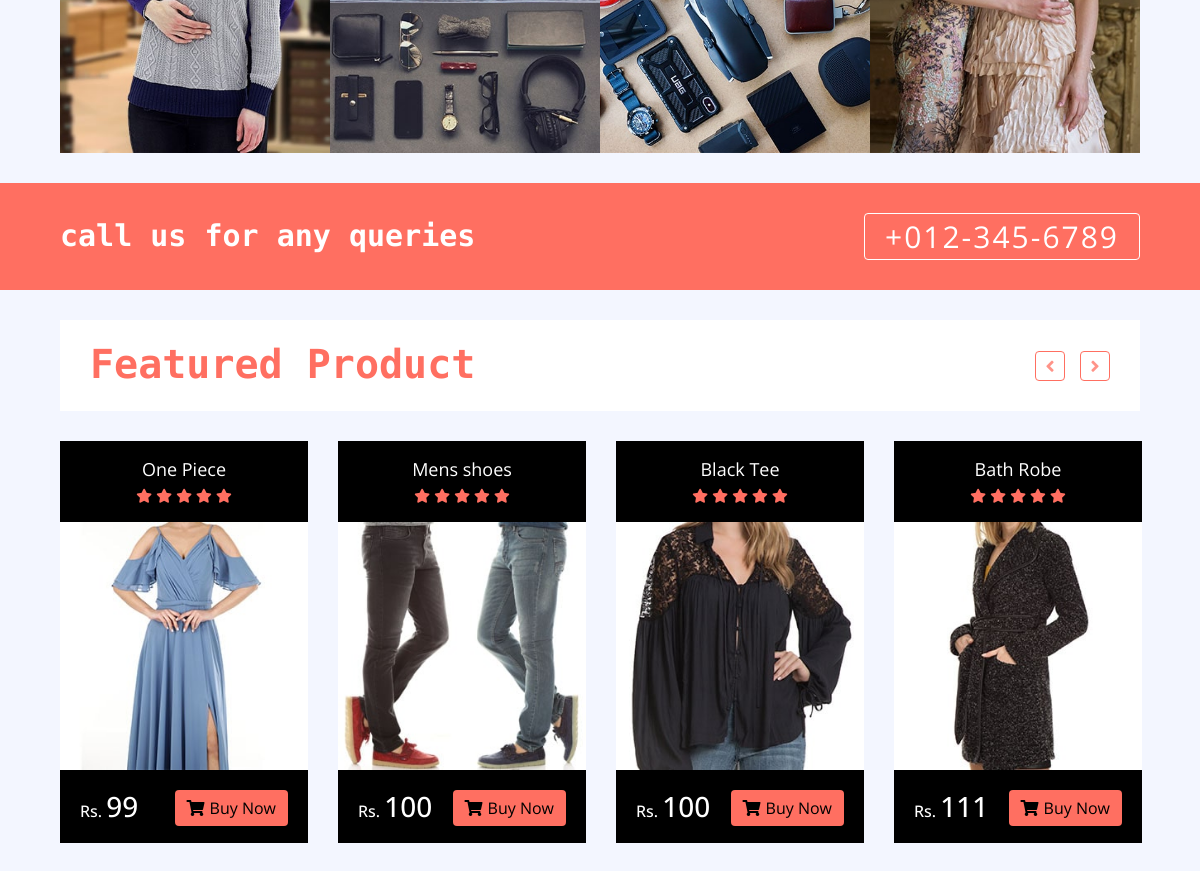
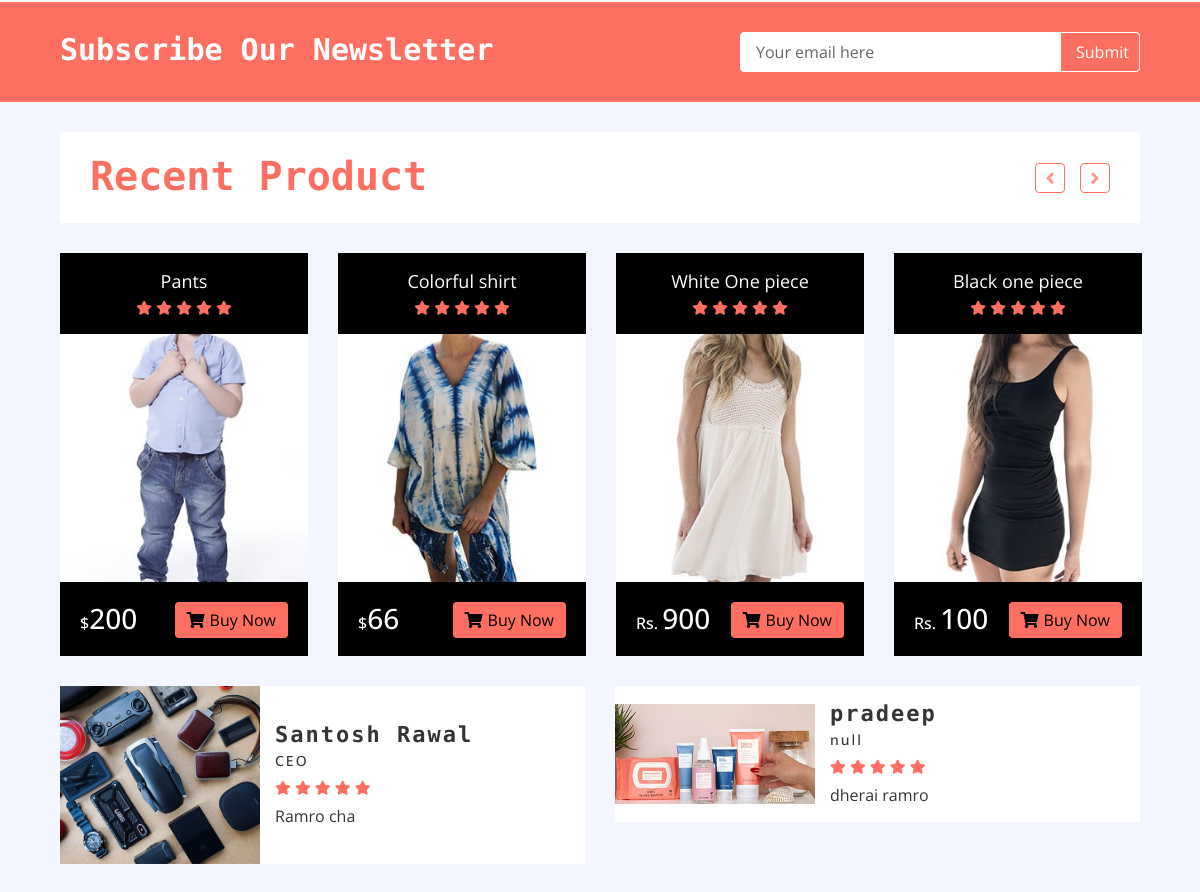
The app's page / (middle part), older data (2 pictures, top to bottom).
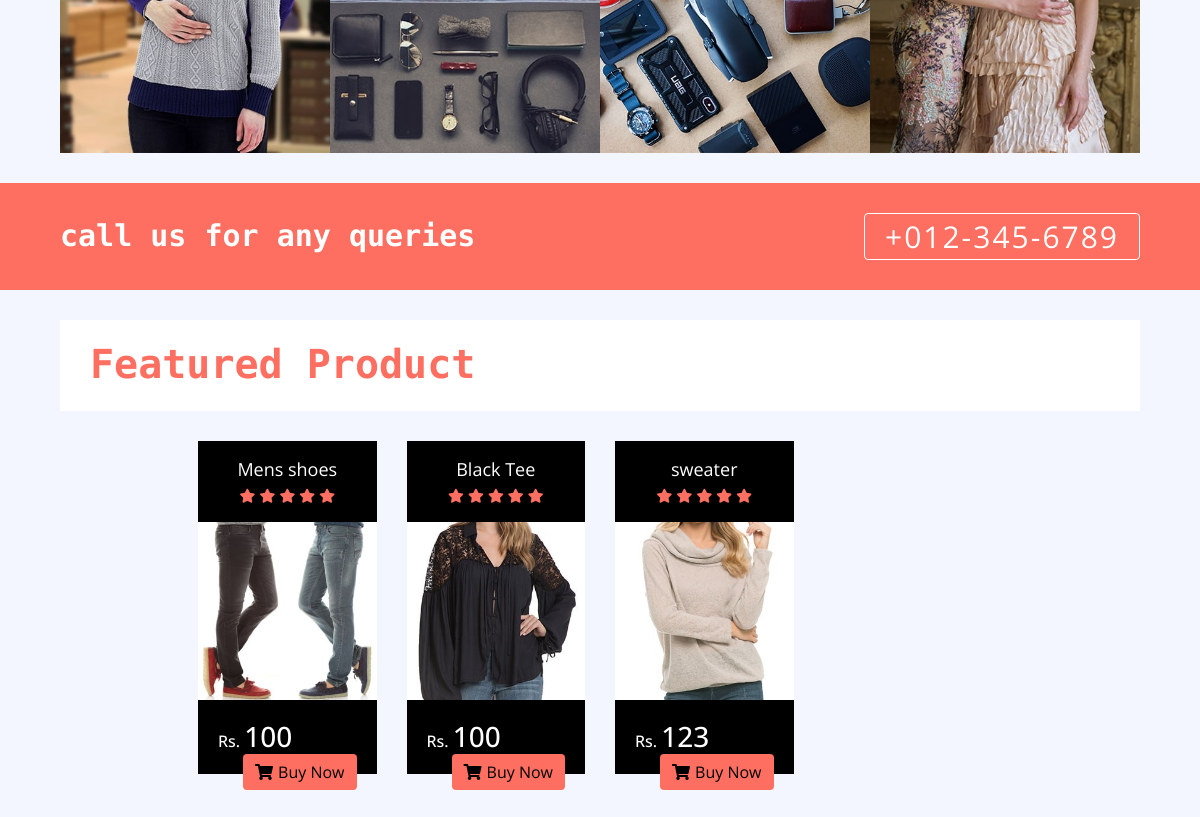
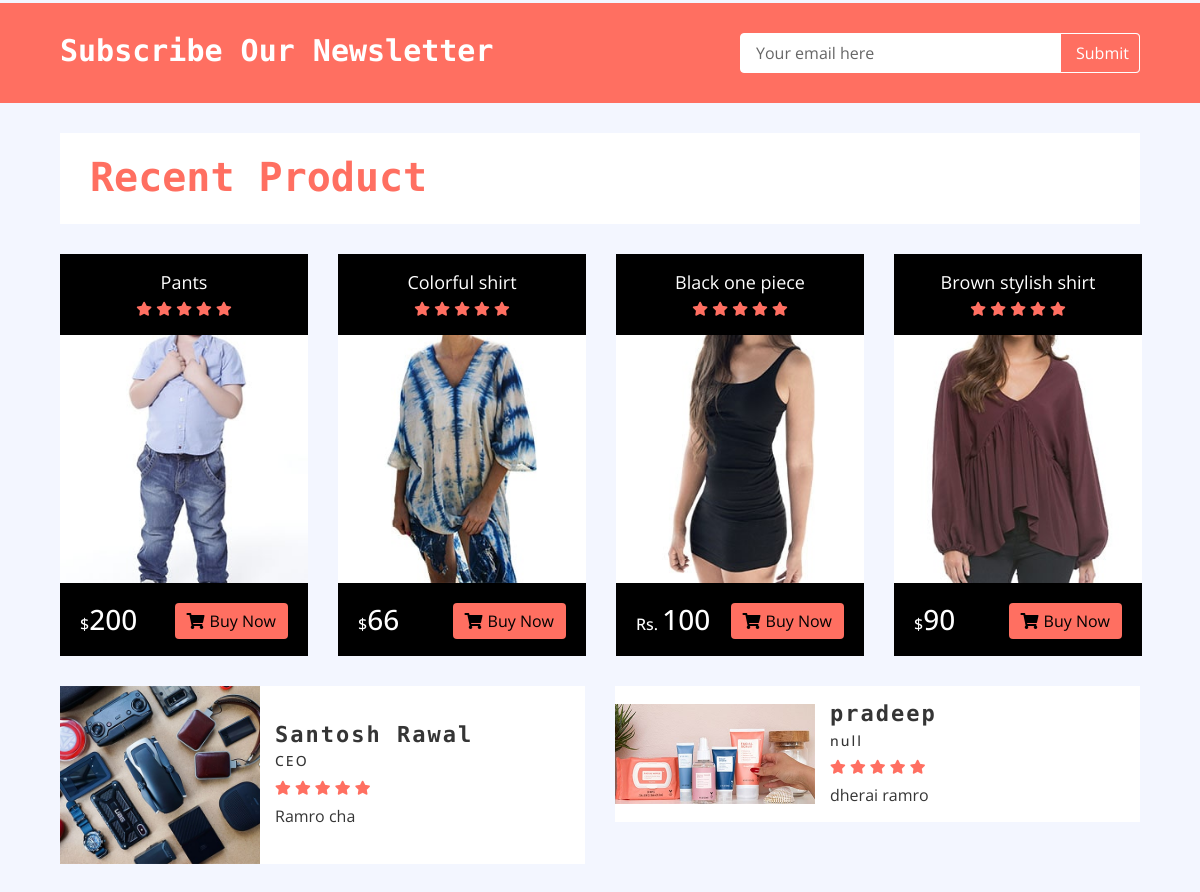
The same page, newer data (2 pictures, top to bottom).
### home/models.py (models this page shows, shortened)
class Product(models.Model):
    name = models.CharField(max_length=300)
    price = models.IntegerField()
    discounted_price = models.IntegerField(default=0)
    category = models.ForeignKey(Category, on_delete=models.CASCADE)
    brand = models.ForeignKey(Brand, on_delete=models.CASCADE)
    image = models.ImageField(upload_to='media')
    desription = models.TextField(blank=True)
    specification = models.TextField(blank=True)
    stock = models.CharField(choices=STOCK, max_length=50)
    labels = models.CharField(choices=LABELS, max_length=50, blank=True)
    slug = models.CharField(max_length=500, default="")

class CustomerReview(models.Model):
    name = models.CharField(max_length=300)
    post = models.CharField(max_length=300)
    comment = models.TextField(blank=True)
    image = models.ImageField(upload_to='media')

### home/views.py (the view)
# urls.py: path('', HomeView.as_view(), name='home'),
class HomeView(Base):
    def get(self, request):
        self.views['categories'] = Category.objects.all()
        self.views['brands'] = Brand.objects.all()
        self.views['sliders'] = Slider.objects.all()
        self.views['reviews'] = CustomerReview.objects.all()
        self.views['hots'] = Product.objects.filter(labels='hot')
        self.views['news'] = Product.objects.filter(labels='new')
        self.views['count_cart'] = Cart.objects.filter(username=request.user.username, checkout=False).count()
        return render(request, 'index.html', self.views)

### templates/index.html (shortened to what the changed rows need)
{% extends 'base.html' %}
{% load static %}
{% block content %}
        <div class="call-to-action">
            <div class="container-fluid">
                <div class="row align-items-center">
                    <div class="col-md-6">
                        <h1>call us for any queries</h1>
                    </div>
                </div>
            </div>
        </div>
        <div class="featured-product product">
            <div class="container-fluid">
                <div class="section-header">
                    <h1>Featured Product</h1>
                </div>
                <div class="row align-items-center product-slider product-slider-4">
                    {% for hot in hots %}
                    <div class="col-lg-3">
                        <div class="product-item">
                            <div class="product-title">
                                <a href="/product/{{hot.slug}}">{{hot.name}}</a>
                                <div class="ratting">
                                    <i class="fa fa-star"></i>
                                    <i class="fa fa-star"></i>
                                    <i class="fa fa-star"></i>
                                    <i class="fa fa-star"></i>
                                    <i class="fa fa-star"></i>
                                </div>
                            </div>
                            <div class="product-image">
                                <a href="product-detail.html">
                                    <img src="{{hot.image.url}}" alt="Product Image">
                                </a>
                            </div>
                            <div class="product-price">
                                {% if hot.discounted_price > 0 %}
                                <h3><span>Rs. </span>{{hot.discounted_price}}</h3>
                                {% else %}
                                <h3><span>Rs. </span>{{hot.price}}</h3>
                                {% endif %}
                                <a class="btn" href="/add_to_cart/{{hot.slug}}"><i class="fa fa-shopping-cart"></i>Buy Now</a>
                            </div>
                        </div>
                    </div>
                    {% endfor %}
                </div>
            </div>
        </div>
        <div class="newsletter">
            <div class="container-fluid">
                <div class="row">
                    <div class="col-md-6">
                        <h1>Subscribe Our Newsletter</h1>
                    </div>
                </div>
            </div>
        </div>
        <div class="recent-product product">
            <div class="container-fluid">
                <div class="section-header">
                    <h1>Recent Product</h1>
                </div>
                <div class="row align-items-center product-slider product-slider-4">
                    {% for  new in news %}
                    <div class="col-lg-3">
                        <div class="product-item">
                            <div class="product-title">
                                <a href="/product/{{new.slug}}">{{new.name}}</a>
                                <div class="ratting">
                                    <i class="fa fa-star"></i>
                                    <i class="fa fa-star"></i>
                                    <i class="fa fa-star"></i>
                                    <i class="fa fa-star"></i>
                                    <i class="fa fa-star"></i>
                                </div>
                            </div>
                            <div class="product-image">
                                <a href="product-detail.html">
                                    <img src="{{new.image.url}}" alt="Product Image">
                                </a>
                            </div>
                            <div class="product-price">
                                {% if new.discounted_price > 0 %}
                                <h3><span>Rs. </span>{{new.discounted_price}}</h3>
                                {% else %}
                                <h3><span>$</span>{{new.price}}</h3>
                                {% endif %}
                                <a class="btn" href="/add_to_cart/{{new.slug}}"><i class="fa fa-shopping-cart"></i>Buy Now</a>
                            </div>
                        </div>
                    </div>
                   {% endfor %}
                </div>
            </div>
        </div>
        <div class="review">
            <div class="container-fluid">
                <div class="row align-items-center review-slider normal-slider">
                    {% for review in reviews %}
                    <div class="col-md-6">
                        <div class="review-slider-item">
                            <div class="review-img">
                                <img src="{{review.image.url}}" alt="Image">
                            </div>
                            <div class="review-text">
                                <h2>{{review.name}}</h2>
                                <h3>{{review.post}}</h3>
                                <div class="ratting">
                                    <i class="fa fa-star"></i>
                                    <i class="fa fa-star"></i>
                                    <i class="fa fa-star"></i>
                                    <i class="fa fa-star"></i>
                                    <i class="fa fa-star"></i>
                                </div>
                                <p>
                                    {{review.comment}}
                                </p>
                            </div>
                        </div>
                    </div>
                   {% endfor %}
                </div>
            </div>
        </div>
{% endblock %}

Row changes from the older to the newer data that the page shows:
no longer on this page (row edited): Product: name "One Piece", image (picture), price "99", shown under "Featured Product"
no longer on this page (row edited): Product: name "Bath Robe", image (picture), price "111", shown under "Featured Product"
no longer on this page (row edited): Product: name "White One piece", image (picture), discounted_price "900", shown under "Recent Product"
now on this page (row unchanged): Product: name "sweater", image (picture), price "123", shown under "Featured Product"
now on this page (row unchanged): Product: name "Brown stylish shirt", image (picture), price "90", shown under "Recent Product"
